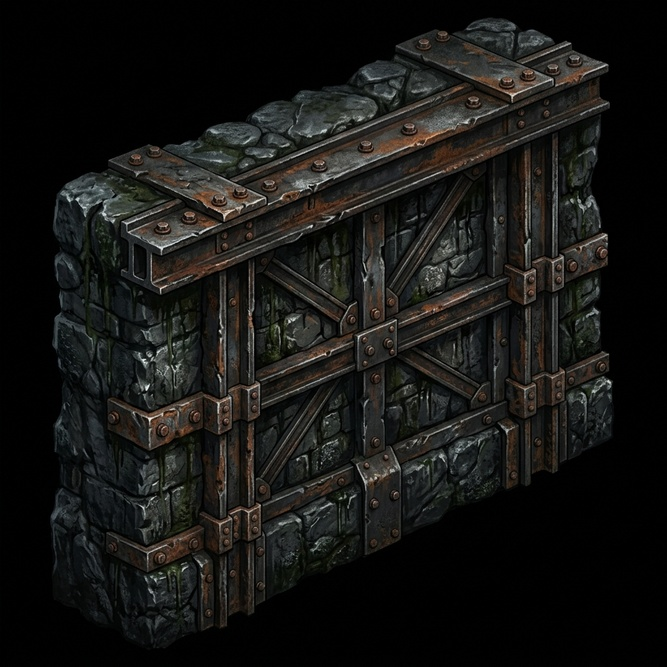
#> input picture fundo_ferro_standalone/assets/parede_rocha_ferro.jpg, 667 x 667 px, shrunk from 1024 x 1024 before the run, found by its file name
$ python clean_new_assets.py
#> lines starting #> are read from the running program, lines starting #| are printed output that depends on the picture
import os
from PIL import Image

assets_dir = r"c:\Users\Usuario\Documents\jogo\fundo_ferro_standalone\assets"

files_to_clean = ["parede_rocha_ferro.jpg", "tanque_quimico.jpg", "ponte_grade_metal.jpg"]

for fname in files_to_clean:
    in_path = os.path.join(assets_dir, fname)
    out_name = os.path.splitext(fname)[0] + ".png"
    out_path = os.path.join(assets_dir, out_name)

    img = Image.open(in_path).convert("RGBA")
    pixels = img.load()
    width, height = img.size
#> width = 667; height = 667

    corner_colors = [pixels[0,0], pixels[width-1, 0], pixels[0, height-1], pixels[width-1, height-1]]
#> corner_colors = [(2, 2, 2, 255), (1, 1, 1, 255), (2, 2, 2, 255), (0, 2, 1, 255)]
    bg_r = sum(c[0] for c in corner_colors) / 4.0
#> bg_r = 1.25
    bg_g = sum(c[1] for c in corner_colors) / 4.0
#> bg_g = 1.75
    bg_b = sum(c[2] for c in corner_colors) / 4.0
#> bg_b = 1.5

    for y in range(height):
        for x in range(width):
            r, g, b, a = pixels[x, y]
            dist = ((r - bg_r)**2 + (g - bg_g)**2 + (b - bg_b)**2)**0.5
            brightness = (r + g + b) / 3.0

            if dist < 42 or brightness < 30:
                alpha = int(max(0, min(255, (dist - 14) * 8)))
                pixels[x, y] = (r, g, b, alpha)
            else:
                pixels[x, y] = (r, g, b, 255)

    img.save(out_path, "PNG")
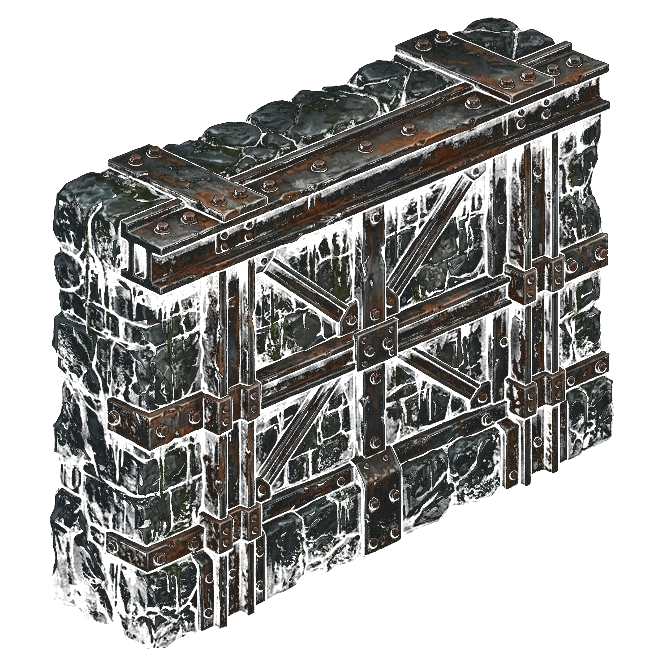
#> saved as parede_rocha_ferro.png: PIL image 667x667 RGBA; mean R, G, B, A 22.7, 22.6, 20.6, 107.6; transparent parts drawn white
    print("Salvo PNG transparente:", out_name)
#> pass 2 of the loop `for fname in files_to_clean:`:
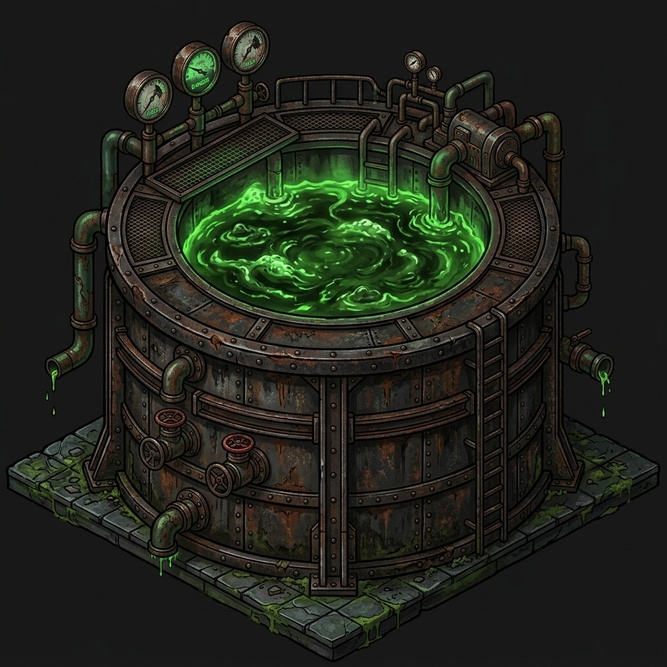
#> input picture fundo_ferro_standalone/assets/tanque_quimico.jpg, 667 x 667 px, shrunk from 1024 x 1024 before the run, found by its file name
#> corner_colors = [(24, 24, 24, 255), (24, 24, 24, 255), (25, 25, 25, 255), (25, 25, 25, 255)]
#> bg_r = 24.5
#> `img.save(out_path, "PNG")`:
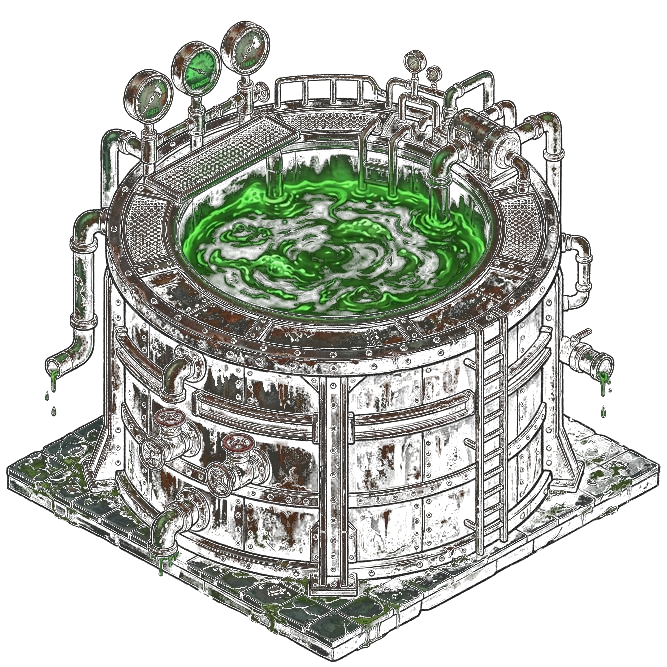
#> saved as tanque_quimico.png: PIL image 667x667 RGBA; mean R, G, B, A 33, 36.3, 27.8, 81.2; transparent parts drawn white
#> pass 3 of the loop `for fname in files_to_clean:`:
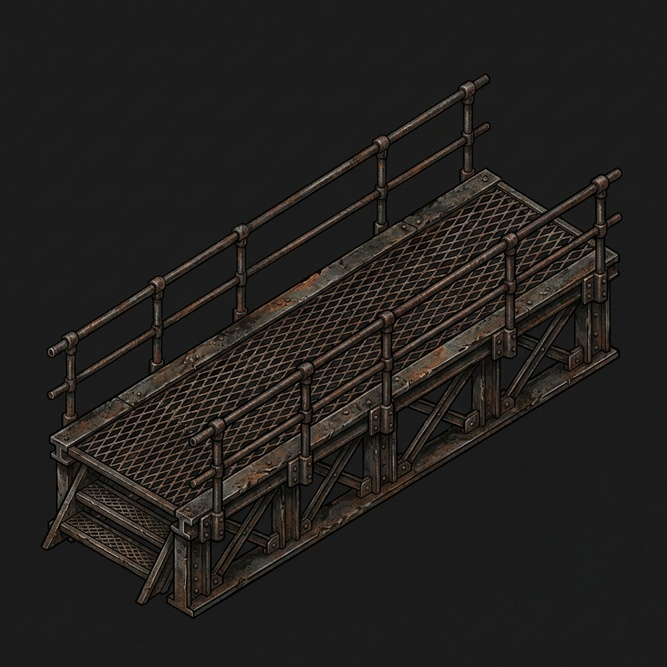
#> input picture fundo_ferro_standalone/assets/ponte_grade_metal.jpg, 667 x 667 px, shrunk from 1024 x 1024 before the run, found by its file name
#> corner_colors = [(28, 28, 28, 255), (28, 28, 28, 255), (29, 29, 29, 255), (28, 28, 28, 255)]
#> bg_r = 28.25
#> `img.save(out_path, "PNG")`:
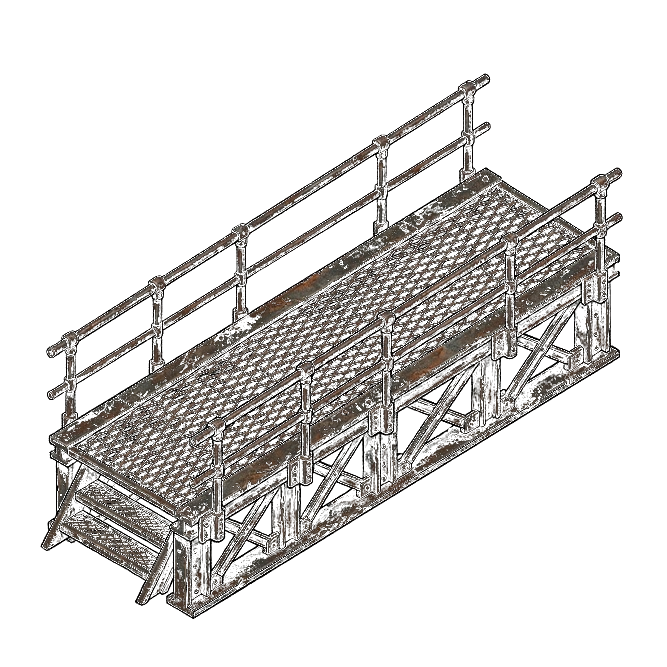
#> saved as ponte_grade_metal.png: PIL image 667x667 RGBA; mean R, G, B, A 34.5, 32.2, 30.1, 47.9; transparent parts drawn white

print("Processamento concluido!")
